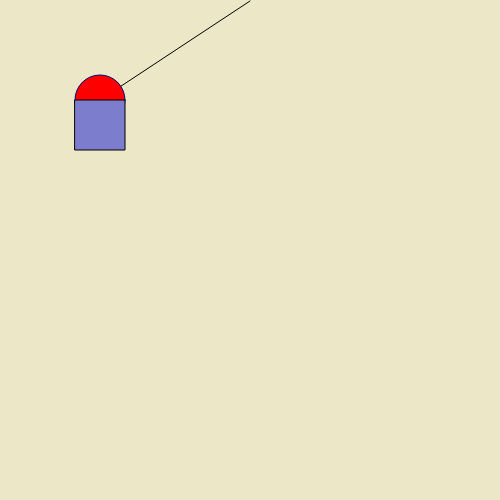
Frame 1 (no input)
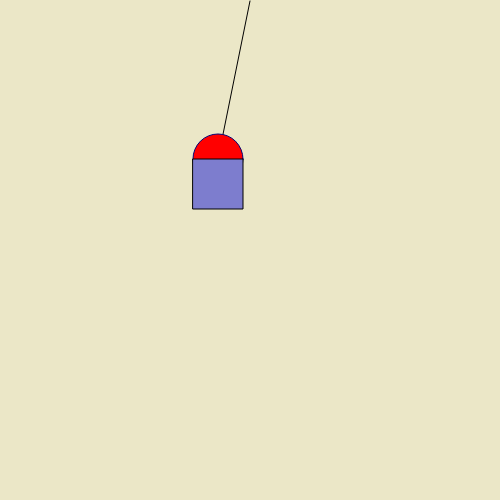
Frame 60 (no input)
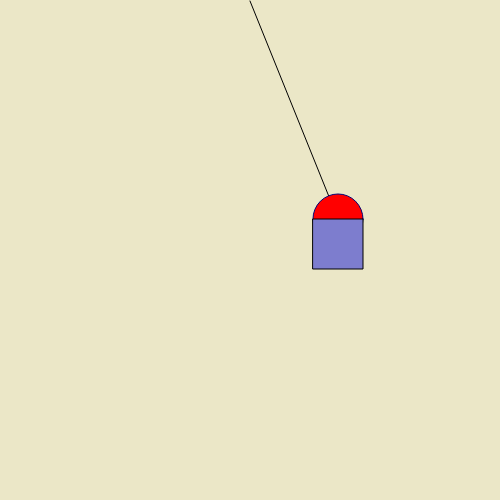
Frame 120 (the mouse pressed at the canvas centre since frame 60)

The p5.js sketch that drew these frames (run headless with seeded random() and noise() and a simulated clock; from frame 60 on, the mouse is pressed at the canvas centre):

// p5.js sketch
// ── sketch.js
let posx=100;
let posy=100;

function setup() {
 createCanvas(500, 500,);}

function draw() {
background(235, 231, 199);
if (keyIsDown(LEFT_ARROW)==true) posx -= 10;
if (keyIsDown(RIGHT_ARROW)==true) posx += 10;
if (keyIsDown(UP_ARROW)==true) posy -= 10;
if (keyIsDown(DOWN_ARROW)==true) posy += 10;
  
 fill('rgb(83,136,26)');
 line(posx,posy,250,1);
stroke('rgb(5,5,117)');

fill('red');
circle(posx,posy,50);
  
fill('rgb(125,125,206)');
stroke('rgb(0,0,0)');
square(posx-25,posy,50);
  posx+=2;
  posy+=1;
}
